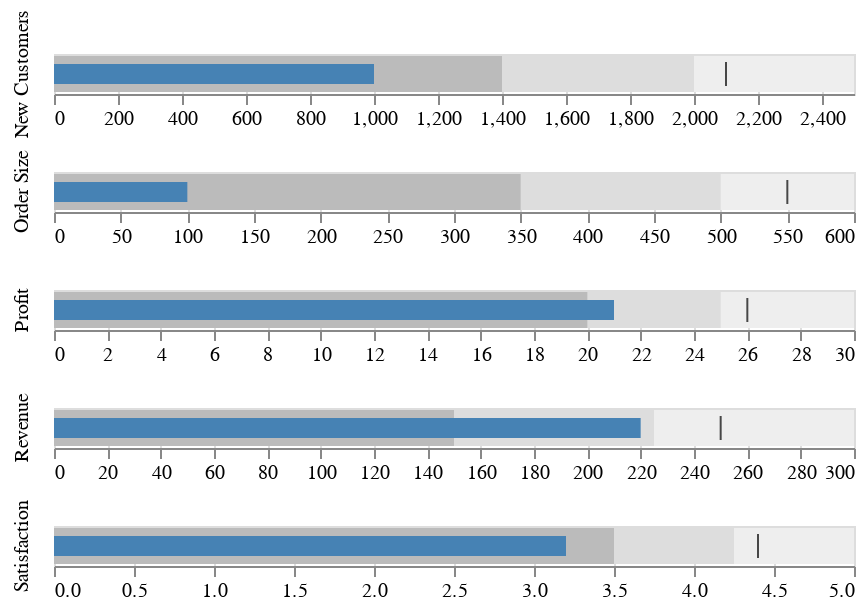

Write notebook code for a chart like this one.
### Markdown cell above
Below is some Python code that generates bullets graphs using the [Altair](https://altair-viz.github.io/) library.

### Code cell
import altair as alt
import pandas as pd

df = pd.DataFrame.from_records([
    {"title":"Revenue","subtitle":"US$, in thousands","ranges":[150,225,300],"measures":[220,270],"markers":[250]},
    {"title":"Profit","subtitle":"%","ranges":[20,25,30],"measures":[21,23],"markers":[26]},
    {"title":"Order Size","subtitle":"US$, average","ranges":[350,500,600],"measures":[100,320],"markers":[550]},
    {"title":"New Customers","subtitle":"count","ranges":[1400,2000,2500],"measures":[1000,1650],"markers":[2100]},
    {"title":"Satisfaction","subtitle":"out of 5","ranges":[3.5,4.25,5],"measures":[3.2,4.7],"markers":[4.4]}
])

alt.layer(
    alt.Chart().mark_bar(color='#eee').encode(alt.X("ranges[2]:Q", scale=alt.Scale(nice=False), title=None)),
    alt.Chart().mark_bar(color='#ddd').encode(x="ranges[1]:Q"),
    alt.Chart().mark_bar(color='#bbb').encode(x="ranges[0]:Q"),
    alt.Chart().mark_bar(color='steelblue', size=10).encode(x='measures[0]:Q'),
    alt.Chart().mark_tick(color='black', size=12).encode(x='markers[0]:Q'),
    data=df
).facet(
    row=alt.Row("title:O", title='')
).resolve_scale(
    x='independent'
)

### Figure 1 — Vega-Lite specification as saved in the notebook (floating-point values rounded to 4 significant figures)
{"config": {"view": {"continuousWidth": 400, "continuousHeight": 300}}, "data": {"name": "data-51276fdc382351453eb0c63bc10cd921"}, "facet": {"row": {"type": "ordinal", "field": "title", "title": ""}}, "spec": {"layer": [{"mark": {"type": "bar", "color": "#eee"}, "encoding": {"x": {"type": "quantitative", "field": "ranges[2]", "scale": {"nice": false}, "title": null}}}, {"mark": {"type": "bar", "color": "#ddd"}, "encoding": {"x": {"type": "quantitative", "field": "ranges[1]"}}}, {"mark": {"type": "bar", "color": "#bbb"}, "encoding": {"x": {"type": "quantitative", "field": "ranges[0]"}}}, {"mark": {"type": "bar", "color": "steelblue", "size": 10}, "encoding": {"x": {"type": "quantitative", "field": "measures[0]"}}}, {"mark": {"type": "tick", "color": "black", "size": 12}, "encoding": {"x": {"type": "quantitative", "field": "markers[0]"}}}]}, "resolve": {"scale": {"x": "independent"}}, "$schema": "https://vega.github.io/schema/vega-lite/v4.8.1.json", "datasets": {"data-51276fdc382351453eb0c63bc10cd921": [{"title": "Revenue", "subtitle": "US$, in thousands", "ranges": [150, 225, 300], "measures": [220, 270], "markers": [250]}, {"title": "Profit", "subtitle": "%", "ranges": [20, 25, 30], "measures": [21, 23], "markers": [26]}, {"title": "Order Size", "subtitle": "US$, average", "ranges": [350, 500, 600], "measures": [100, 320], "markers": [550]}, {"title": "New Customers", "subtitle": "count", "ranges": [1400, 2000, 2500], "measures": [1000, 1650], "markers": [2100]}, {"title": "Satisfaction", "subtitle": "out of 5", "ranges": [3.5, 4.25, 5], "measures": [3.2, 4.7], "markers": [4.4]}]}}
